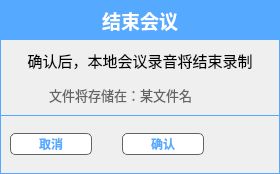
<?xml version="1.0" encoding="UTF-8"?>
<ui version="4.0">
 <class>Scene_Record_Finish</class>
 <widget class="QDialog" name="Scene_Record_Finish">
  <property name="geometry">
   <rect>
    <x>0</x>
    <y>0</y>
    <width>280</width>
    <height>174</height>
   </rect>
  </property>
  <property name="windowTitle">
   <string>Dialog</string>
  </property>
  <property name="styleSheet">
   <string notr="true">border:1px solid rgb(85, 170, 255);</string>
  </property>
  <layout class="QGridLayout" name="gridLayout_2">
   <property name="leftMargin">
    <number>0</number>
   </property>
   <property name="topMargin">
    <number>0</number>
   </property>
   <property name="rightMargin">
    <number>0</number>
   </property>
   <property name="bottomMargin">
    <number>0</number>
   </property>
   <property name="horizontalSpacing">
    <number>0</number>
   </property>
   <property name="verticalSpacing">
    <number>5</number>
   </property>
   <item row="0" column="0">
    <widget class="QLabel" name="label">
     <property name="sizePolicy">
      <sizepolicy hsizetype="Minimum" vsizetype="Minimum">
       <horstretch>0</horstretch>
       <verstretch>0</verstretch>
      </sizepolicy>
     </property>
     <property name="minimumSize">
      <size>
       <width>40</width>
       <height>40</height>
      </size>
     </property>
     <property name="font">
      <font>
       <pointsize>14</pointsize>
       <weight>75</weight>
       <bold>true</bold>
      </font>
     </property>
     <property name="styleSheet">
      <string notr="true">background-color: rgb(85, 170, 255);
color: rgb(255, 255, 255);
padding-left:1.5em;
padding-top:0.6em;
padding-bottom:0.6em;
border:0;</string>
     </property>
     <property name="text">
      <string>结束会议</string>
     </property>
     <property name="alignment">
      <set>Qt::AlignCenter</set>
     </property>
    </widget>
   </item>
   <item row="1" column="0">
    <widget class="QLabel" name="label_8">
     <property name="sizePolicy">
      <sizepolicy hsizetype="Preferred" vsizetype="Preferred">
       <horstretch>0</horstretch>
       <verstretch>0</verstretch>
      </sizepolicy>
     </property>
     <property name="minimumSize">
      <size>
       <width>0</width>
       <height>30</height>
      </size>
     </property>
     <property name="maximumSize">
      <size>
       <width>16777215</width>
       <height>50</height>
      </size>
     </property>
     <property name="font">
      <font>
       <pointsize>11</pointsize>
       <weight>50</weight>
       <bold>false</bold>
      </font>
     </property>
     <property name="styleSheet">
      <string notr="true">border:0;
</string>
     </property>
     <property name="text">
      <string>确认后，本地会议录音将结束录制</string>
     </property>
     <property name="alignment">
      <set>Qt::AlignCenter</set>
     </property>
    </widget>
   </item>
   <item row="2" column="0">
    <layout class="QHBoxLayout" name="horizontalLayout">
     <item alignment="Qt::AlignRight">
      <widget class="QLabel" name="label_6">
       <property name="sizePolicy">
        <sizepolicy hsizetype="Preferred" vsizetype="Preferred">
         <horstretch>0</horstretch>
         <verstretch>0</verstretch>
        </sizepolicy>
       </property>
       <property name="minimumSize">
        <size>
         <width>0</width>
         <height>30</height>
        </size>
       </property>
       <property name="maximumSize">
        <size>
         <width>16777215</width>
         <height>50</height>
        </size>
       </property>
       <property name="font">
        <font>
         <pointsize>10</pointsize>
        </font>
       </property>
       <property name="styleSheet">
        <string notr="true">color:rgb(100, 100, 100);
border:0;</string>
       </property>
       <property name="text">
        <string>文件将存储在：</string>
       </property>
       <property name="alignment">
        <set>Qt::AlignCenter</set>
       </property>
      </widget>
     </item>
     <item alignment="Qt::AlignLeft">
      <widget class="QLabel" name="file_name_label">
       <property name="sizePolicy">
        <sizepolicy hsizetype="Preferred" vsizetype="Preferred">
         <horstretch>0</horstretch>
         <verstretch>0</verstretch>
        </sizepolicy>
       </property>
       <property name="minimumSize">
        <size>
         <width>0</width>
         <height>30</height>
        </size>
       </property>
       <property name="maximumSize">
        <size>
         <width>16777215</width>
         <height>50</height>
        </size>
       </property>
       <property name="font">
        <font>
         <pointsize>10</pointsize>
        </font>
       </property>
       <property name="styleSheet">
        <string notr="true">color:rgb(100, 100, 100);
border:0;</string>
       </property>
       <property name="text">
        <string>某文件名</string>
       </property>
       <property name="alignment">
        <set>Qt::AlignCenter</set>
       </property>
      </widget>
     </item>
    </layout>
   </item>
   <item row="3" column="0">
    <widget class="QGroupBox" name="groupBox">
     <property name="sizePolicy">
      <sizepolicy hsizetype="MinimumExpanding" vsizetype="MinimumExpanding">
       <horstretch>0</horstretch>
       <verstretch>0</verstretch>
      </sizepolicy>
     </property>
     <property name="minimumSize">
      <size>
       <width>200</width>
       <height>10</height>
      </size>
     </property>
     <property name="maximumSize">
      <size>
       <width>280</width>
       <height>16777215</height>
      </size>
     </property>
     <property name="styleSheet">
      <string notr="true">border:0;
border-top:1px solid rgb(85, 170, 255);</string>
     </property>
     <property name="title">
      <string/>
     </property>
     <layout class="QGridLayout" name="gridLayout_3">
      <item row="0" column="0">
       <layout class="QGridLayout" name="gridLayout" columnstretch="1,0,0,0,0">
        <property name="spacing">
         <number>0</number>
        </property>
        <item row="0" column="1">
         <widget class="QPushButton" name="cancel_btn">
          <property name="font">
           <font>
            <weight>75</weight>
            <bold>true</bold>
           </font>
          </property>
          <property name="styleSheet">
           <string notr="true">QPushButton:hover{
border: 1px solid rgb(85, 170, 255);
color:white;
background-color:rgb(85, 170, 255);
}
QPushButton{
background-color:  white;
border: 1px solid rgb(100, 100, 100);
border-radius: 5px;   
width:80px;
height:20px;
padding-left:1.5em;
padding-right:1.5em;
padding-top:0.6em;
padding-bottom:0.6em;
color:rgb(85, 170, 255);
}
QPushButton:pressed{
background-color:rgb(85, 170, 255);
margin:2px;
color:black;
border: 1px solid white;
}
QPushButton:disabled{
background-color: transparent;
color:gray;
}</string>
          </property>
          <property name="text">
           <string>取消</string>
          </property>
         </widget>
        </item>
        <item row="0" column="0">
         <spacer name="horizontalSpacer">
          <property name="orientation">
           <enum>Qt::Horizontal</enum>
          </property>
          <property name="sizeType">
           <enum>QSizePolicy::Preferred</enum>
          </property>
          <property name="sizeHint" stdset="0">
           <size>
            <width>20</width>
            <height>20</height>
           </size>
          </property>
         </spacer>
        </item>
        <item row="0" column="3">
         <widget class="QPushButton" name="confirm_btn">
          <property name="font">
           <font>
            <weight>75</weight>
            <bold>true</bold>
           </font>
          </property>
          <property name="styleSheet">
           <string notr="true">QPushButton:hover{
border: 1px solid rgb(85, 170, 255);
color:white;
background-color:rgb(85, 170, 255);
}
QPushButton{
background-color:  white;
border: 1px solid rgb(100, 100, 100);
border-radius: 5px;   
width:80px;
height:20px;
padding-left:1.5em;
padding-right:1.5em;
padding-top:0.6em;
padding-bottom:0.6em;
color:rgb(85, 170, 255);
}
QPushButton:pressed{
background-color:rgb(85, 170, 255);
margin:2px;
color:black;
border: 1px solid white;
}
QPushButton:disabled{
background-color: transparent;
color:gray;
}</string>
          </property>
          <property name="text">
           <string>确认</string>
          </property>
         </widget>
        </item>
        <item row="0" column="4">
         <spacer name="horizontalSpacer_3">
          <property name="orientation">
           <enum>Qt::Horizontal</enum>
          </property>
          <property name="sizeType">
           <enum>QSizePolicy::Preferred</enum>
          </property>
          <property name="sizeHint" stdset="0">
           <size>
            <width>67</width>
            <height>20</height>
           </size>
          </property>
         </spacer>
        </item>
        <item row="0" column="2">
         <spacer name="horizontalSpacer_2">
          <property name="orientation">
           <enum>Qt::Horizontal</enum>
          </property>
          <property name="sizeType">
           <enum>QSizePolicy::Minimum</enum>
          </property>
          <property name="sizeHint" stdset="0">
           <size>
            <width>30</width>
            <height>20</height>
           </size>
          </property>
         </spacer>
        </item>
       </layout>
      </item>
     </layout>
    </widget>
   </item>
  </layout>
 </widget>
 <resources/>
 <connections/>
</ui>
